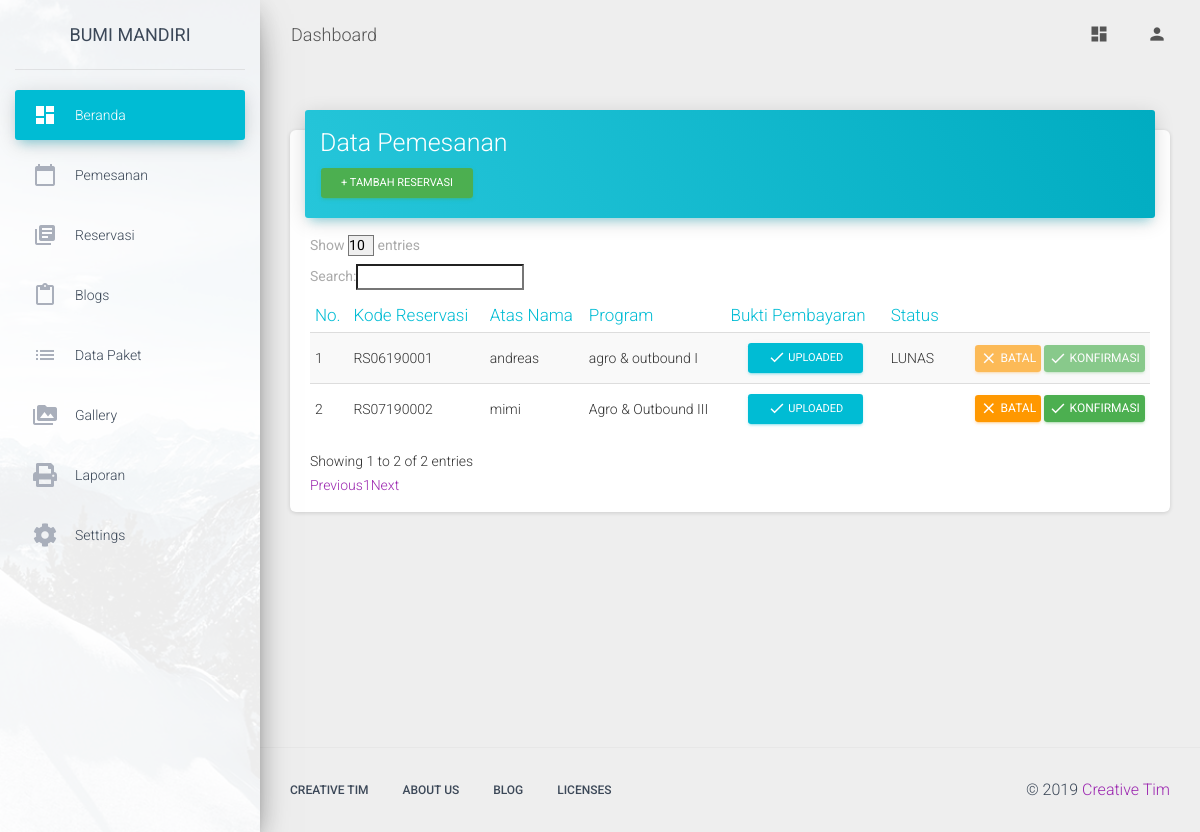
Before: /index.php/admin/pemesanan with the older database file.
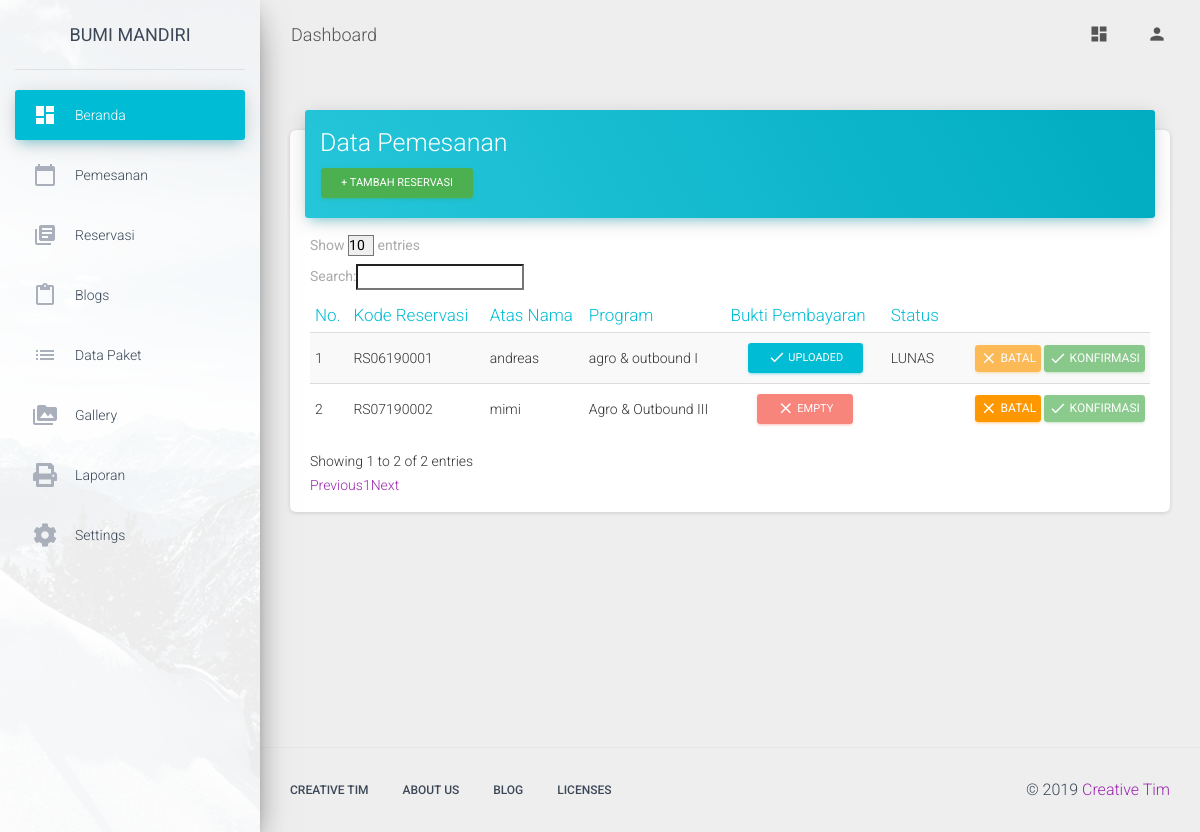
After: the same page with the newer database file.
### tables this page shows
CREATE TABLE IF NOT EXISTS `reservasi` (
  `id` int(11) NOT NULL,
  `kode_reservasi` char(10) NOT NULL,
  `tgl_masuk` date NOT NULL,
  `tgl_keluar` date NOT NULL,
  `paket_program_id` int(11) NOT NULL,
  `metode` varchar(15) NOT NULL,
  `pembayaran` varchar(8) NOT NULL,
  `id_pelanggan` int(11) NOT NULL,
  `bukti` varchar(100) NOT NULL,
  PRIMARY KEY (`id`),
  KEY `kode_reservasi` (`kode_reservasi`)
);

CREATE TABLE IF NOT EXISTS `pelanggan` (
  `id` int(11) NOT NULL,
  `nama_depan` varchar(80) NOT NULL,
  `nama_belakang` varchar(80) NOT NULL,
  `email` varchar(80) NOT NULL,
  `username` varchar(80) NOT NULL,
  `password` char(60) NOT NULL,
  `tgl_reg` date NOT NULL,
  PRIMARY KEY (`id`)
);

CREATE TABLE IF NOT EXISTS `paket_program` (
  `id` int(11) NOT NULL AUTO_INCREMENT,
  `nama_program` varchar(30) NOT NULL,
  `fasilitas` varchar(100) NOT NULL,
  `konsumsi` varchar(80) NOT NULL,
  `lama_kegiatan` varchar(20) NOT NULL,
  `jumlah_hari` int(11) NOT NULL,
  `harga` int(11) NOT NULL,
  `paket_jenis_id` int(11) NOT NULL,
  PRIMARY KEY (`id`)
);

### application/controllers/Admin.php (called while the page is built, shortened)
<?php
class Admin extends CI_Controller {
	function __construct(){
		$this->load->helper('url');
		$this->load->model('Admin_model');
		$this->load->model('Paket_model');
		$this->load->model('Reservasi_model');
		$this->load->model('Pemesanan');
	}
	public function pemesanan()
	{
		$data=array('res'=>$this->Pemesanan->get_pemesanan());
		$this->load->view('admin/template/head');
		$this->load->view('admin/template/sidebar');
		$this->load->view('admin/pemesanan', $data);
		$this->load->view('admin/template/foot');
	}
}

### index.php (called while the page is built, shortened)
<?php
require_once BASEPATH.'core/CodeIgniter.php';

### application/models/Pemesanan.php (called while the page is built, shortened)
<?php
class Pemesanan extends CI_Model {
	function get_pemesanan(){
		$result=$this->db->query("SELECT reservasi.kode_reservasi, pelanggan.nama_depan, reservasi.bukti, paket_program.nama_program, reservasi.pembayaran FROM (reservasi INNER JOIN pelanggan ON reservasi.id_pelanggan=pelanggan.id) INNER JOIN paket_program ON reservasi.paket_program_id=paket_program.id;");
        return $result;
	}
}

### application/views/admin/pemesanan.php (the view, shortened to what this page needs)
<!DOCTYPE html>
<html lang="en">
    <div class="main-panel">
     <nav class="navbar navbar-expand-lg navbar-transparent navbar-absolute fixed-top ">
        <div class="container-fluid">
          <div class="navbar-wrapper">
            <a class="navbar-brand" href="#pablo">Dashboard</a>
          </div>
          <div class="collapse navbar-collapse justify-content-end">
            <ul class="navbar-nav">
              <li class="nav-item">
                <a class="nav-link" href="#pablo">
                  <i class="material-icons">dashboard</i>
                </a>
              </li>
              <li class="nav-item dropdown">
                <a class="nav-link" href="#pablo" id="navbarDropdownProfile" data-toggle="dropdown" aria-haspopup="true" aria-expanded="false">
                  <i class="material-icons">person</i>
                </a>
              </li>
            </ul>
          </div>
        </div>
      </nav>
      <div class="content">
        <div class="container-fluid">
          <div class="">
              <div class="card">
                <div class="card-header card-header-info">
                  <h3 class="card-title">Data Pemesanan</h3>
                  <button type="button" class="btn btn-success btn-sm">+ Tambah Reservasi</button>
                </div>
                <div class="card-body table-responsive">
                  <table id="myTable" class="table table-hover  table-striped">
                    <thead class="text-info">
                      <th>No.</th>
                      <th>Kode Reservasi</th>
                      <th>Atas Nama</th>
                      <th>Program</th>
                      <th>Bukti Pembayaran</th>
                      <th>Status</th>
                      <th></th>
                    </thead>
                    <tbody><?php $no=1; ?><?php foreach ($res->result() as $post): ?>
                      <tr>
                        <td><?php echo $no++; ?></td>
                        <td><?php echo $post->kode_reservasi  ?></td>
                        <td><?php echo $post->nama_depan  ?></td>
                        <td><?php echo $post->nama_program  ?></td>
                        <td class="text-center">
                          <?php
                            if (empty($post->bukti)) {
                              echo '<button type="button"  href="" class="btn btn-danger btn-sm" data-toggle="modal" data-target="#showModal" disabled>
                            <i class="material-icons">close</i> Empty
                            </button>';
                            }
                            else{
                              echo '<button type="button"  href="',
                              'base_url();/upload/bukti/',
                              $post->bukti,
                              '" class="btn btn-info btn-sm" data-toggle="modal" data-target="#showModal">
                            <i class="material-icons">done</i> Uploaded
                            </button>';
                            }
                          ?>
                        </td>
                        <td class="status-pembayaran"><?php echo $post->pembayaran  ?></td>
                        <td class="td-actions text-right">
                          <?php
                            if ($post->pembayaran == 'LUNAS' && !empty($post->bukti) ) {
                              echo '<button type="button" rel="tooltip" title="Batalkan Transaksi" class="btn btn-warning batal" disabled>
                                <i class="material-icons">close</i> Batal
                              </button> <button type="button" rel="tooltip" title="Konfirmasi" class="btn btn-success konfirmasi" disabled>
                                <i class="material-icons">done</i> Konfirmasi
                              </button>';
                            }
                            elseif (empty($post->bukti)) {
                              echo '<button type="button" rel="tooltip" title="Batalkan Transaksi" class="btn btn-warning batal">
                                <i class="material-icons">close</i> Batal
                              </button> <button type="button" rel="tooltip" title="Konfirmasi" class="btn btn-success konfirmasi" disabled>
                                <i class="material-icons">done</i> Konfirmasi
                              </button>';
                            }
                            else{
                              echo '<button type="button" rel="tooltip" title="Batalkan Transaksi" class="btn btn-warning batal">
                                <i class="material-icons">close</i> Batal
                              </button> <button type="button" rel="tooltip" title="Konfirmasi" class="btn btn-success konfirmasi">
                                <i class="material-icons">done</i> Konfirmasi
                              </button>';
                            }
                          ?>
                            </td>
                      </tr>
                    <?php endforeach; ?></tbody>
                  </table>
                </div>
              </div>
            </div>
        </div>
      </div>
      <footer class="footer">
        <div class="container-fluid">
          <nav class="float-left">
            <ul>
              <li>
                <a href="https://www.creative-tim.com">
                  Creative Tim
                </a>
              </li>
              <li>
                <a href="https://creative-tim.com/presentation">
                  About Us
                </a>
              </li>
              <li>
                <a href="http://blog.creative-tim.com">
                  Blog
                </a>
              </li>
              <li>
                <a href="https://www.creative-tim.com/license">
                  Licenses
                </a>
              </li>
            </ul>
          </nav>
          <div class="copyright float-right">
            &copy;
            <a href="https://www.creative-tim.com" target="_blank">Creative Tim</a>
          </div>
        </div>
      </footer>
    </div>
  </div>

### application/views/admin/template/head.php (shortened to what this page needs)
<!DOCTYPE html>
<html>
<head>
	<link rel="stylesheet" href="https://use.fontawesome.com/releases/v5.8.0/css/all.css"
>
  	<link rel="stylesheet" href="https://maxcdn.bootstrapcdn.com/font-awesome/latest/css/font-awesome.min.css">
  	<link href="<?php echo base_url();?>/assets/css/material-dashboard.css" rel="stylesheet" />
	<link rel="stylesheet" href="https://maxcdn.bootstrapcdn.com/font-awesome/latest/css/font-awesome.min.css">
	<link rel="stylesheet" type="text/css" href="https://cdn.datatables.net/v/bs4/dt-1.10.18/sc-2.0.0/datatables.min.css"/>
</head>

### application/views/admin/template/sidebar.php (shortened to what this page needs)
<body class="">
  <div class="wrapper ">
    <div class="sidebar" data-color="azure" data-background-color="white" data-image="<?php echo base_url();?>/assets/img/sidebar-1.jpg">
      <div class="logo">
        <a href="http://localhost/bumimmandiri/admin" class="simple-text logo-normal">
          Bumi Mandiri
        </a>
      </div>
      <div class="sidebar-wrapper">
        <ul class="nav">
          <li class="nav-item active">
            <a class="nav-link" href="http://localhost/bumimandiri/Admin">
              <i class="material-icons">dashboard</i>
              <p>Beranda</p>
            </a>
          </li>
          <li class="nav-item ">
            <a class="nav-link" href="http://localhost/bumimandiri/Admin/pemesanan">
              <i class="material-icons">calendar_today</i>
              <p>Pemesanan</p>
            </a>
          </li>
          <li class="nav-item ">
            <a class="nav-link" href="http://localhost/bumimandiri/Admin/reservasi">
              <i class="material-icons">library_books</i>
              <p>Reservasi</p>
            </a>
          <li class="nav-item ">
            <a class="nav-link" href="http://localhost/bumimandiri/Admin/kelola_blog">
              <i class="material-icons">content_paste</i>
              <p>Blogs</p>
            </a>
          </li>
          </li>
          <li class="nav-item ">
            <a class="nav-link" href="http://localhost/bumimandiri/Admin/data_paket">
              <i class="material-icons">list</i>
              <p>Data Paket</p>
            </a>
          </li>
          <li class="nav-item ">
            <a class="nav-link" href="./notifications.html">
              <i class="material-icons">perm_media</i>
              <p>Gallery</p>
            </a>
          </li>
          <li class="nav-item">
            <a class="nav-link collapsed" href="#submenu1" data-toggle="collapse" data-target="#submenu1">
              <i class="fas fa-print"></i>
              <p>Laporan</p>
            </a>
          </li>
          <li class="nav-item">
            <a class="nav-link collapsed" href="#submenu2" data-toggle="collapse" data-target="#submenu2">
              <i class="fas fa-cog"></i>
               <p>Settings</p>
            </a>
          </li>
        </ul>
      </div>
    </div>

### application/views/admin/template/foot.php (shortened to what this page needs)
</body>
</html>

Changed rows visible on the page:
changed reservasi "RS07190002": now shows "EMPTY"; no longer shows "UPLOADED"
